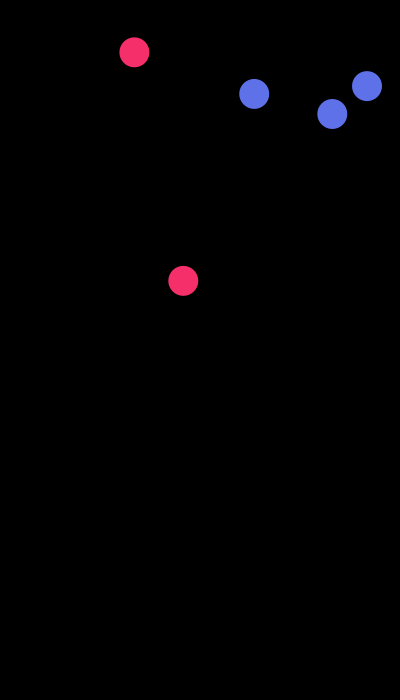
Frame 1 (no input)
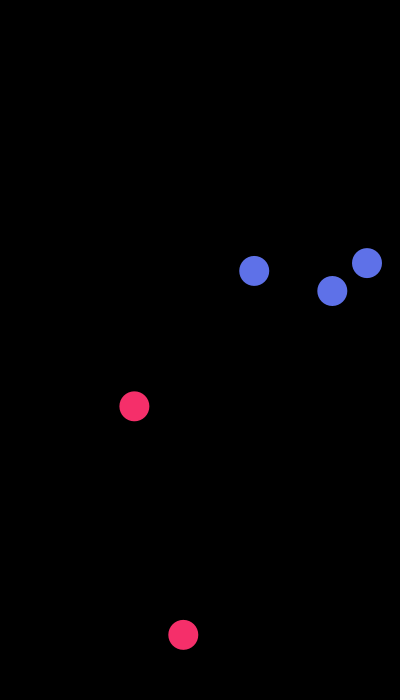
Frame 60 (the mouse pressed at the canvas centre just before this capture)
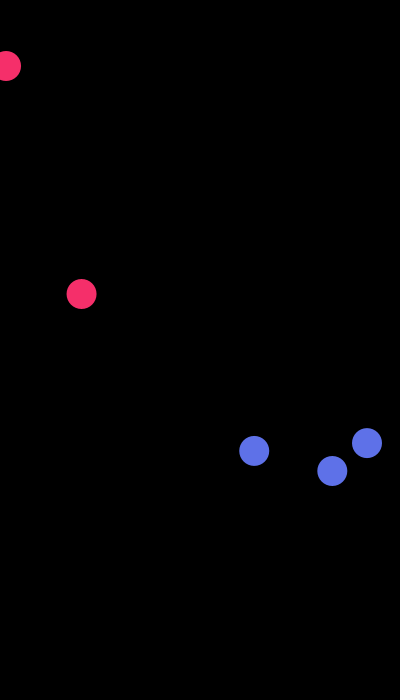
Frame 120 (the mouse held since frame 60 and released just before this capture)

The Processing sketch that drew these frames (run headless with seeded random() and noise(); from frame 60 on, the mouse is pressed at the canvas centre):

// Processing sketch: random_scoops
// ── random_scoops.pde

float[] scoopX = new float[3];
float[] scoopY = new float[3];

float[] scoopX2 = new float[2];
float[] scoopY2 = new float[2];



void setup() {
  size(400, 700);
  for (int i = 0; i < 3; i++) {
    scoopX[i] = random(15, 385);
    scoopY[i] = random(0, 350);
  }
  
  for (int i = 0; i < 2; i++) {
    scoopX2[i] = random(0, 400);
    scoopY2[i] = random(0, 500);
  }
}

void draw() {
  background(0);
 
  //blue icecream
  fill(#5E71E8);
  noStroke();
  for (int i = 0; i < 3; i++) {
    scoopY[i]+= 3;
    scoop(scoopX[i], scoopY[i], 2);
    if (scoopY[i] >= height) {
      scoopY[i] = 0;
      scoopX[i] = random(15, 385);
    }
  }
  
  
  
  
  //red scoop
  fill(#F52F6A);
  noStroke();
  for (int i = 0; i < 2; i++){
     scoopY2[i]+= 6;
    scoop(scoopX2[i], scoopY2[i], 2);
    if (scoopY2[i] >= height) {
      scoopY2[i] = 0;
      scoopX2[i] = random(0, 400);
    }
  }
  
  
}

void scoop(float x, float y, float d) {
  noStroke();
  circle(x, y, 30);
}
